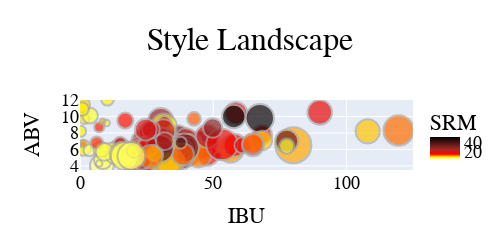

Here is the notebook cell this chart was saved with:
### Code cell
bf_bt = bf.append(bt)
fig = plot_bubble(bf_bt)

### Figure 1 — Plotly figure (JSON) as saved in the notebook; plotly's stock layout.template omitted (floating-point values rounded to 4 significant figures; data arrays with more than 128 entries replaced by an {"elided": "..."} marker saying what was removed)
{"data": [{"marker": {"color": {"elided": "184 float values"}, "colorbar": {"tickfont": {"family": "Arial", "size": 18}, "title": {"font": {"size": 22}, "text": "SRM"}}, "colorscale": [[0, "white"], [0.1143, "yellow"], [0.2571, "red"], [0.4571, "brown"], [1, "black"]], "line": {"color": "DarkGray", "width": 2}, "showscale": true, "size": {"elided": "184 float values"}}, "mode": "markers", "text": {"elided": "184 str values"}, "type": "scatter", "x": {"elided": "184 float values"}, "y": {"elided": "184 float values"}}], "layout": {"autosize": false, "font": {"color": "Black", "family": "Arial"}, "height": 250, "title": {"font": {"size": 32}, "text": "Style Landscape", "x": 0.5}, "width": 500, "xaxis": {"range": [0, 125], "tickfont": {"size": 18}, "title": {"font": {"size": 22}, "text": "IBU"}}, "yaxis": {"range": [3.5, 12], "tickfont": {"size": 18}, "title": {"font": {"size": 22}, "text": "ABV"}}}}
